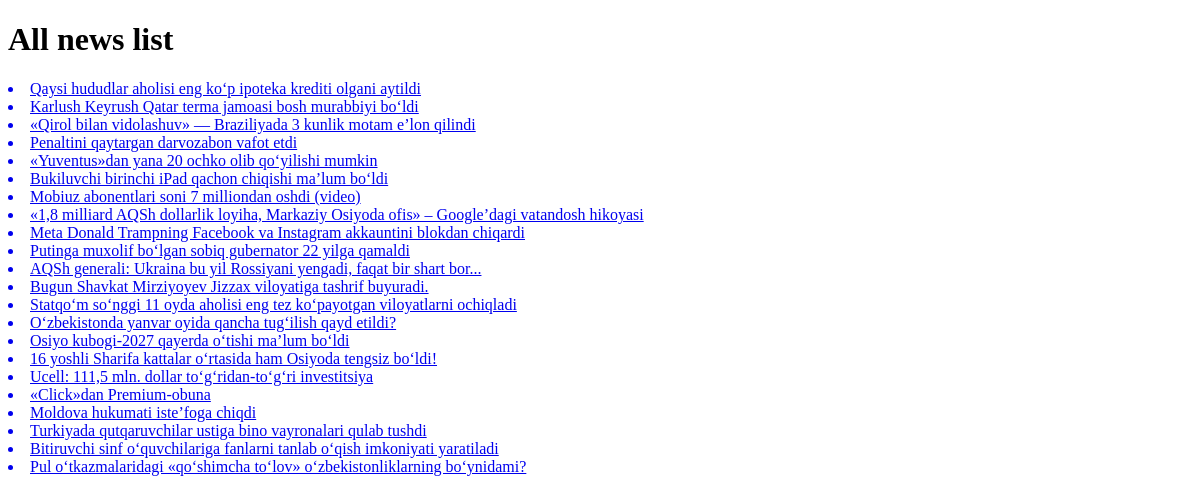
Before: /news/all/ with the older database file.
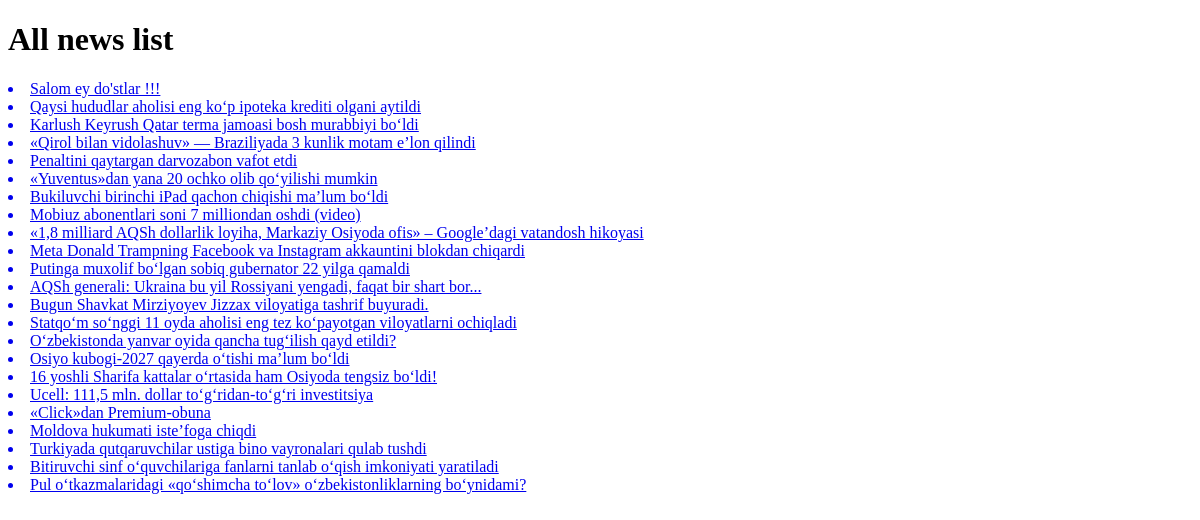
After: the same page with the newer database file.
### news_app/models.py (models this page shows, shortened)
class News(models.Model):
    class Status(models.TextChoices):
        Draft = 'DF', 'Draft'
        Published = 'PB', 'Published'
    title = models.CharField(max_length=200)
    slug = models.SlugField(max_length=200)
    body = models.TextField()
    image = models.ImageField(upload_to='news/images')
    category = models.ForeignKey(Category, on_delete=models.CASCADE)
    publish_time = models.DateTimeField(default=timezone.now)
    created_time = models.DateTimeField(auto_now_add=True)
    updated_time = models.DateTimeField(auto_now=True)
    status = models.CharField(max_length=2, choices=Status.choices, default=Status.Draft)
    objects = models.Manager()  # default manager
    published = PublishedManager()
    class Meta:
        ordering = ['-publish_time']

### news_app/views.py (the view)
# urls.py: path('news/all/', news_list, name='news_list'),
def news_list(request):
    news_list = News.published.all()
    context = {
        'news_list': news_list
    }
    return render(request, 'news/news_list.html', context)

### news_app/context_processor.py (called while the page is built)
def latest_news(request):
    latest_news = News.published.all().order_by('-publish_time')[:10]
    context = {
        'latest_news': latest_news
    }
    return context

### news_app/models.py (called while the page is built)
    def get_queryset(self):
        return super().get_queryset().filter(status=News.Status.Published)

### templates/news/news_list.html (shortened to what this page needs)
<!DOCTYPE html>
<html lang="en">
<head>
</head>
<body>
    <h1>All news list</h1>
    {% for news in news_list %}
        <a href="{% url 'news_detail_page' news.pk %}">
            <li>{{ news.title }}</li>
        </a>
    {% endfor %}
</body>
</html>

Changed rows visible on the page:
added News: title "Salom ey do'stlar !!!"
